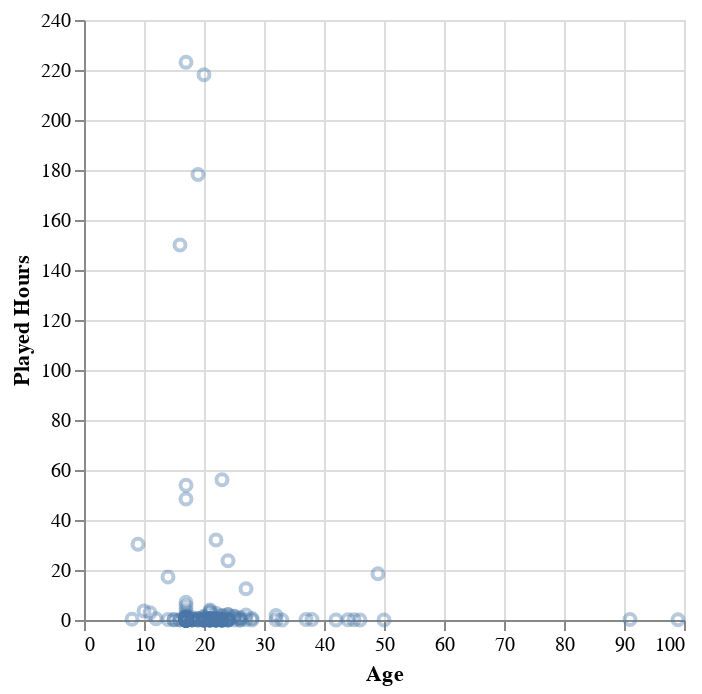

Here is the notebook cell this chart was saved with:
### Markdown cell above
#### Preliminary Graph ####

### Code cell
#Plot preliminary graph
age_plot = alt.Chart(player_data).mark_point(opacity=0.4).encode(
    x=alt.X('age:Q').title("Age"),
    y=alt.Y("played_hours:Q").title("Played Hours"),
)
age_plot

### Figure 1 — Vega-Lite specification as saved in the notebook (floating-point values rounded to 4 significant figures; data arrays with more than 128 entries replaced by an {"elided": "..."} marker saying what was removed)
{"config": {"view": {"continuousWidth": 300, "continuousHeight": 300}}, "data": {"name": "data-6d7f1fd46a3d33e7bdea28f3005f4d7a"}, "mark": {"type": "point", "opacity": 0.4}, "encoding": {"x": {"field": "age", "title": "Age", "type": "quantitative"}, "y": {"field": "played_hours", "title": "Played Hours", "type": "quantitative"}}, "$schema": "https://vega.github.io/schema/vega-lite/v5.20.1.json", "datasets": {"data-6d7f1fd46a3d33e7bdea28f3005f4d7a": {"elided": "196 records"}}}
